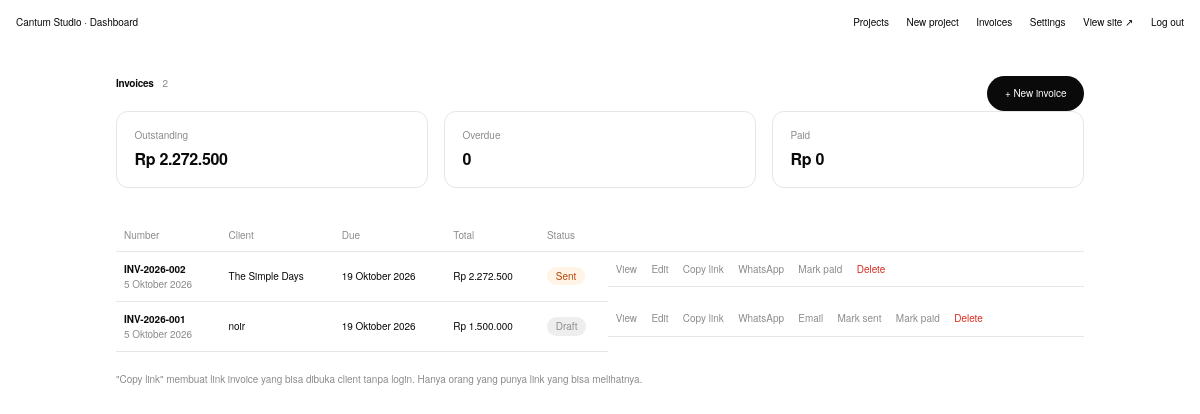
The app's page /admin/invoices.php (signed in) with its own data.
### tables this page shows
CREATE TABLE invoices (
        id INTEGER PRIMARY KEY AUTOINCREMENT,
        number TEXT NOT NULL UNIQUE,
        token TEXT NOT NULL UNIQUE,
        client_name TEXT NOT NULL,
        client_email TEXT,
        client_phone TEXT,
        client_address TEXT,
        issue_date TEXT NOT NULL,
        due_date TEXT,
        tax_rate REAL NOT NULL DEFAULT 0,
        discount INTEGER NOT NULL DEFAULT 0,
        notes TEXT,
        status TEXT NOT NULL DEFAULT 'draft',
        paid_at TEXT,
        created_at TEXT NOT NULL DEFAULT CURRENT_TIMESTAMP
    );

### inc/bootstrap.php (called while the page is built, shortened)
<?php
function db(): PDO
{
    static $pdo = null;
    if ($pdo) return $pdo;
    $pdo = new PDO('sqlite:' . ROOT . '/data/cantum.sqlite');
    $pdo->setAttribute(PDO::ATTR_ERRMODE, PDO::ERRMODE_EXCEPTION);
    $pdo->setAttribute(PDO::ATTR_DEFAULT_FETCH_MODE, PDO::FETCH_ASSOC);
    $pdo->exec('PRAGMA foreign_keys = ON');
    $pdo->exec("CREATE TABLE IF NOT EXISTS projects (
        id INTEGER PRIMARY KEY AUTOINCREMENT,
        title TEXT NOT NULL,
        slug TEXT NOT NULL UNIQUE,
        category TEXT NOT NULL DEFAULT 'Other',
        year TEXT,
        location TEXT,
        description TEXT,
        cover_id INTEGER,
        sort_order INTEGER NOT NULL DEFAULT 0,
        published INTEGER NOT NULL DEFAULT 1,
        created_at TEXT NOT NULL DEFAULT CURRENT_TIMESTAMP
    )");
    $pdo->exec("CREATE TABLE IF NOT EXISTS images (
        id INTEGER PRIMARY KEY AUTOINCREMENT,
        project_id INTEGER NOT NULL REFERENCES projects(id) ON DELETE CASCADE,
        filename TEXT NOT NULL,
        sort_order INTEGER NOT NULL DEFAULT 0
    )");
    $pdo->exec("CREATE TABLE IF NOT EXISTS settings (k TEXT PRIMARY KEY, v TEXT)");
    $pdo->exec("CREATE TABLE IF NOT EXISTS users (
        id INTEGER PRIMARY KEY AUTOINCREMENT,
        username TEXT NOT NULL UNIQUE,
        password TEXT NOT NULL
    )");
    $pdo->exec("CREATE TABLE IF NOT EXISTS invoices (
        id INTEGER PRIMARY KEY AUTOINCREMENT,
        number TEXT NOT NULL UNIQUE,
        token TEXT NOT NULL UNIQUE,
        client_name TEXT NOT NULL,
        client_email TEXT,
        client_phone TEXT,
        client_address TEXT,
        issue_date TEXT NOT NULL,
        due_date TEXT,
        tax_rate REAL NOT NULL DEFAULT 0,
        discount INTEGER NOT NULL DEFAULT 0,
        notes TEXT,
        status TEXT NOT NULL DEFAULT 'draft',
        paid_at TEXT,
        created_at TEXT NOT NULL DEFAULT CURRENT_TIMESTAMP
    )");
    $pdo->exec("CREATE TABLE IF NOT EXISTS invoice_items (
        id INTEGER PRIMARY KEY AUTOINCREMENT,
        invoice_id INTEGER NOT NULL REFERENCES invoices(id) ON DELETE CASCADE,
        description TEXT NOT NULL,
        qty REAL NOT NULL DEFAULT 1,
        price INTEGER NOT NULL DEFAULT 0,
        sort_order INTEGER NOT NULL DEFAULT 0
    )");
    ensure_project_link($pdo);
    seed_admin($pdo);
    return $pdo;
}
function ensure_project_link(PDO $pdo): void
{
    $mysql = $pdo->getAttribute(PDO::ATTR_DRIVER_NAME) === 'mysql';
    $cols = $mysql ? $pdo->query('SHOW COLUMNS FROM projects')->fetchAll(PDO::FETCH_COLUMN)
                   : $pdo->query('PRAGMA table_info(projects)')->fetchAll(PDO::FETCH_COLUMN, 1);
}
function seed_admin(PDO $pdo): void
{
    if (!$pdo->query('SELECT COUNT(*) FROM users')->fetchColumn()) {
        $pdo->prepare('INSERT INTO users (username, password) VALUES (?, ?)')
            ->execute(['admin', password_hash('admin123', PASSWORD_DEFAULT)]);
    }
}
function e($s): string { return htmlspecialchars((string)$s, ENT_QUOTES, 'UTF-8'); }
function clean_path(string $path): string
{
    $path = preg_replace('#(^|/)index\.php(?=$|[?\#])#', '$1', $path);
    return preg_replace('#\.php(?=$|[?\#])#', '', $path);
}
function url(string $path = ''): string { return BASE . '/' . ltrim(clean_path($path), '/'); }
function rupiah($n): string { return 'Rp ' . number_format((float)$n, 0, ',', '.'); }
function id_date(?string $d): string
{
    if (!$d || !($t = strtotime($d))) return '';
    $m = ['Januari', 'Februari', 'Maret', 'April', 'Mei', 'Juni', 'Juli', 'Agustus', 'September', 'Oktober', 'November', 'Desember'];
    return date('j', $t) . ' ' . $m[(int)date('n', $t) - 1] . ' ' . date('Y', $t);
}
function invoice_totals(array $items, int $discount, float $taxRate): array
{
    $sub = 0;
    foreach ($items as $it) $sub += (int)round($it['qty'] * $it['price']);
    $discount = max(0, min($discount, $sub));
    $tax = (int)round(($sub - $discount) * $taxRate / 100);
    return ['subtotal' => $sub, 'discount' => $discount, 'tax' => $tax, 'total' => $sub - $discount + $tax];
}
function invoice_items(int $invoiceId): array
{
    $st = db()->prepare('SELECT * FROM invoice_items WHERE invoice_id = ? ORDER BY sort_order, id');
    $st->execute([$invoiceId]);
    return $st->fetchAll();
}
function invoice_status(array $inv): string
{
    return $inv['status'];
}
function origin(): string
{
    $https = (!empty($_SERVER['HTTPS']) && $_SERVER['HTTPS'] !== 'off') || ($_SERVER['HTTP_X_FORWARDED_PROTO'] ?? '') === 'https';
    return ($https ? 'https' : 'http') . '://' . preg_replace('/[^A-Za-z0-9.:\-]/', '', $_SERVER['HTTP_HOST'] ?? 'localhost');
}
function invoice_link(array $inv): string { return origin() . url('invoice.php?t=' . $inv['token']); }
function wa_number(string $phone): string
{
    $d = preg_replace('/\D+/', '', $phone);
    if ($d === '') return '';
    if ($d[0] === '0') $d = '62' . substr($d, 1);
    return $d;
}

### admin/invoices.php (the view, shortened to what this page needs)
<?php
require __DIR__ . '/../inc/bootstrap.php';
require __DIR__ . '/_layout.php';
$invoices = db()->query('SELECT * FROM invoices ORDER BY issue_date DESC, id DESC')->fetchAll();
$rows = [];
$outstanding = $paid = $overdueN = 0;
foreach ($invoices as $inv) {
    $t = invoice_totals(invoice_items((int)$inv['id']), (int)$inv['discount'], (float)$inv['tax_rate']);
    $st = invoice_status($inv);
    if ($st === 'paid') $paid += $t['total'];
    elseif ($st !== 'draft') $outstanding += $t['total'];
    $rows[] = [$inv, $t['total'], $st];
}
?>
<div class="row between">
  <h1>Invoices <small><?= count($invoices) ?></small></h1>
  <a class="btn" href="<?= url('admin/invoice_edit.php') ?>">+ New invoice</a>
</div>
<div class="stats">
  <div><span class="muted">Outstanding</span><strong><?= rupiah($outstanding) ?></strong></div>
  <div><span class="muted">Overdue</span><strong><?= $overdueN ?></strong></div>
  <div><span class="muted">Paid</span><strong><?= rupiah($paid) ?></strong></div>
</div>
<?php if (!$rows): ?>
  <p class="muted">Belum ada invoice. Buat yang pertama.</p>
<?php else: ?>
<table class="list">
  <thead><tr><th>Number</th><th>Client</th><th>Due</th><th>Total</th><th>Status</th><th></th></tr></thead>
  <tbody>
  <?php foreach ($rows as [$inv, $total, $st]):
      $link = invoice_link($inv);
      $msg = "Halo {$inv['client_name']}, berikut tagihan {$inv['number']} dari " . SITE_NAME . " sebesar " . rupiah($total)
           . ($inv['due_date'] ? ", jatuh tempo " . id_date($inv['due_date']) : '') . ".\nDetail & pembayaran: " . $link . "\nTerima kasih!";
      $wa = 'https://wa.me/' . wa_number((string)$inv['client_phone']) . '?text=' . rawurlencode($msg);
      $mail = 'mailto:' . rawurlencode((string)$inv['client_email']) . '?subject=' . rawurlencode('Invoice ' . $inv['number'] . ' | ' . SITE_NAME) . '&body=' . rawurlencode($msg);
  ?>
    <tr>
      <td><a href="<?= url('admin/invoice_edit.php?id=' . $inv['id']) ?>"><strong><?= e($inv['number']) ?></strong></a><br><span class="muted"><?= e(id_date($inv['issue_date'])) ?></span></td>
      <td><?= e($inv['client_name']) ?></td>
      <td><?= e(id_date($inv['due_date'])) ?></td>
      <td><?= rupiah($total) ?></td>
      <td><span class="pill s-<?= $st ?>"><?= ucfirst($st) ?></span></td>
      <td class="acts">
        <a href="<?= url('invoice.php?t=' . $inv['token']) ?>" target="_blank">View</a>
        <a href="<?= url('admin/invoice_edit.php?id=' . $inv['id']) ?>">Edit</a>
        <button type="button" class="link" data-copy="<?= e($link) ?>">Copy link</button>
        <a href="<?= e($wa) ?>" target="_blank" rel="noopener">WhatsApp</a>
        <?php if ($inv['client_email']): ?><a href="<?= e($mail) ?>">Email</a><?php endif; ?>
        <?php if ($st !== 'paid'): ?>
          <?php if ($inv['status'] === 'draft'): ?><button form="s<?= $inv['id'] ?>-sent" class="link">Mark sent</button><?php endif; ?>
          <button form="s<?= $inv['id'] ?>-paid" class="link">Mark paid</button>
        <?php else: ?>
          <button form="s<?= $inv['id'] ?>-sent" class="link">Undo paid</button>
        <?php endif; ?>
        <button form="d<?= $inv['id'] ?>" class="link danger" onclick="return confirm('Hapus invoice <?= e($inv['number']) ?>?')">Delete</button>
      </td>
    </tr>
  <?php endforeach; ?>
  </tbody>
</table>
<p class="muted">"Copy link" membuat link invoice yang bisa dibuka client tanpa login. Hanya orang yang punya link yang bisa melihatnya.</p>
<?php endif; ?>

### assets/css/style.css (style rules this page uses)
:root { --bg: #fff; --fg: #0a0a0a; --muted: #8c8c8c; --line: #e6e6e6; --soft: #eeeeee; --gutter: 16px; --bar-h: 44px; --spring: cubic-bezier(.2, .9, .25, 1); }
* { box-sizing: border-box; margin: 0; padding: 0; }
html { -webkit-text-size-adjust: 100%; scroll-behavior: smooth; }
body { background: var(--bg); color: var(--fg); font: 400 10px/1.5 "Helvetica Neue", Helvetica, Arial, system-ui, sans-serif; letter-spacing: -.005em; -webkit-font-smoothing: antialiased; min-height: 100vh; min-height: 100dvh; display: flex; flex-direction: column; }
a { color: inherit; text-decoration: none; }

### assets/css/admin.css (style rules this page uses)
.admin h1 { font-size: 10px; font-weight: 600; letter-spacing: -.025em; margin-bottom: 1.25rem; }
.admin h1 small { color: var(--muted); font-weight: 400; font-size: 10px; margin-left: .4rem; }
.row { display: flex; gap: .75rem; align-items: center; margin-top: 1.25rem; }
.row.between { justify-content: space-between; margin-top: 0; }
.muted { color: var(--muted); font-size: 10px; }
.btn { display: inline-block; border: 0; cursor: pointer; font: inherit; font-size: 10px; font-weight: 500; background: var(--fg); color: var(--bg); padding: .6rem 1.1rem; border-radius: 999px; transition: transform .15s var(--spring), opacity .2s; }
.link { background: none; border: 0; font: inherit; color: var(--muted); cursor: pointer; padding: 0; }
.danger, .link.danger:hover { color: #d92d20; }
.list { width: 100%; border-collapse: collapse; font-size: 10px; margin-bottom: 1.25rem; }
.list th { text-align: left; font-weight: 500; color: var(--muted); font-size: 10px; padding: .5rem .5rem; border-bottom: 1px solid var(--line); }
.list td { padding: .6rem .5rem; border-bottom: 1px solid var(--line); vertical-align: middle; }
.acts { display: flex; gap: .9rem; white-space: nowrap; color: var(--muted); }
.pill { font-size: 10px; padding: .15rem .55rem; border-radius: 999px; background: var(--soft); color: var(--muted); }
.stats { display: grid; grid-template-columns: repeat(3, 1fr); gap: 1rem; margin: 0 0 2rem; }
.stats div { border: 1px solid var(--line); border-radius: 12px; padding: 1rem 1.1rem; display: grid; gap: .25rem; }
.stats strong { font-size: 16px; font-weight: 600; letter-spacing: -.02em; }
.pill.s-sent { background: #fff4e5; color: #b54708; }
.acts { flex-wrap: wrap; white-space: normal; }

### records on screen
invoices: number "INV-2026-002", issue_date "5 Oktober 2026", client_name "The Simple Days", due_date "19 Oktober 2026", total "Rp 2.272.500", st "Sent"
invoices: number "INV-2026-001", issue_date "5 Oktober 2026", client_name "noir", due_date "19 Oktober 2026", total "Rp 1.500.000", status "Draft"

### other values on screen
SITE_NAME "Cantum Studio"
count($invoices) "2"
rupiah($outstanding) "Rp 2.272.500"
$overdueN "0"
rupiah($paid) "Rp 0"
